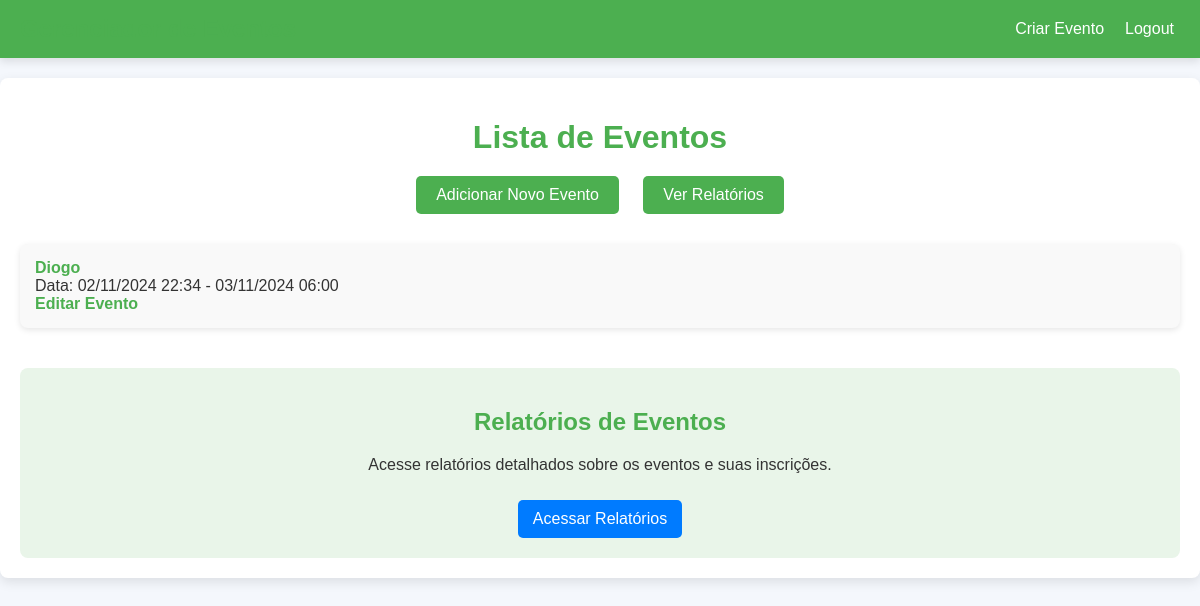
Before: /events/ (signed in) with the older database file.
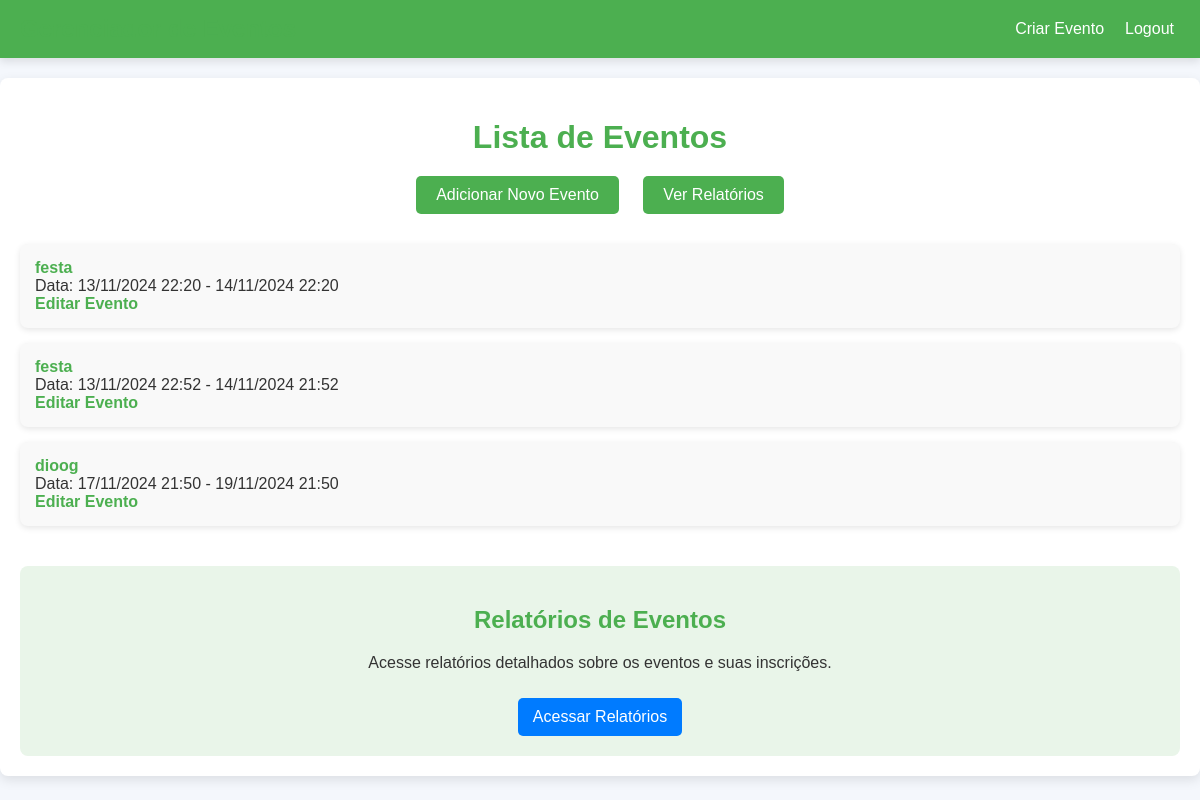
After: the same page with the newer database file.
### events/models.py (models this page shows, shortened)
class Evento(models.Model):
    nome = models.CharField(max_length=200)
    descricao = models.TextField()
    data_inicio = models.DateTimeField()
    data_fim = models.DateTimeField()
    local = models.CharField(max_length=255)
    organizador = models.ForeignKey(User, on_delete=models.CASCADE, default=1)
    class Meta:
        verbose_name = 'Evento'
        verbose_name_plural = 'Eventos'
        ordering = ['data_inicio']

### events/views.py (the view)
# urls.py: path('', lista_eventos, name='lista_eventos'),
@login_required
def lista_eventos(request):
    eventos = Evento.objects.filter(organizador=request.user)
    return render(request, 'events/lista_eventos.html', {'eventos': eventos})

### events/templates/events/lista_eventos.html (shortened to what this page needs)
<!DOCTYPE html>
<html lang="pt-br">
<head>
</head>
<body>
    <div class="navbar">
        <h1>Gerenciador de Eventos</h1>
        <div class="auth-actions">
            <a href="{% url 'create_event' %}">Criar Evento</a>
            {% if user.is_authenticated %}
            <form action="{% url 'logout' %}" method="post" style="display: inline;">
                <button type="submit">Logout</button>
            </form>
            {% else %}
            <a href="{% url 'login' %}">Login</a>
            {% endif %}
        </div>
    </div>
    <div class="container">
        <h1>Lista de Eventos</h1>
        <div class="buttons">
            <a href="{% url 'create_event' %}">Adicionar Novo Evento</a>
            <a href="{% url 'relatorio_inscricoes' %}">Ver Relatórios</a>
        </div>
        <ul class="event-list">
            {% for evento in eventos %}
            <li>
                <a href="{% url 'detalhes_evento' evento.id %}">{{ evento.nome }}</a> <br>
                Data: {{ evento.data_inicio|date:"d/m/Y H:i" }} - {{ evento.data_fim|date:"d/m/Y H:i" }} <br>
                <a href="{% url 'edit_event' evento_id=evento.id %}">Editar Evento</a>
            </li>
            {% empty %}
            <li>Nenhum evento cadastrado no momento.</li>
            {% endfor %}
        </ul>
        <div class="report-section">
            <h2>Relatórios de Eventos</h2>
            <p>Acesse relatórios detalhados sobre os eventos e suas inscrições.</p>
            {% if user.is_authenticated and user.is_superuser %}
            <a href="{% url 'relatorio_inscricoes' %}">Acessar Relatórios</a>
            {% endif %}
        </div>
    </div>
</body>
</html>

Changed rows visible on the page:
removed Evento: nome "Diogo", data_inicio "02/11/2024 22:34", data_fim "03/11/2024 06:00"
added Evento: nome "festa", data_inicio "13/11/2024 22:20", data_fim "14/11/2024 22:20"
added Evento: nome "festa", data_inicio "13/11/2024 22:52", data_fim "14/11/2024 21:52"
added Evento: nome "dioog", data_inicio "17/11/2024 21:50", data_fim "19/11/2024 21:50"
